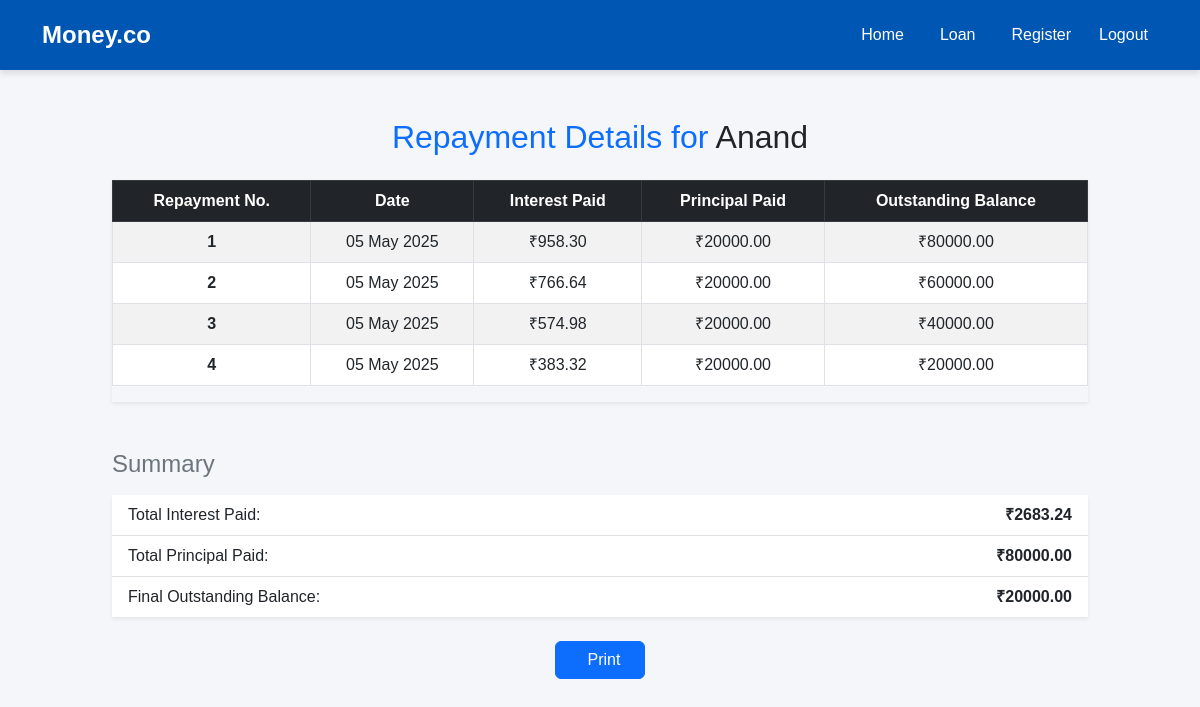
The app's page /repayments/21/ with its own data.
### moneyapp/models.py (models this page shows, shortened)
class Member(models.Model):
    ROLE_CHOICES = [('Teaching', 'Teaching Staff'), ('Non-Teaching', 'Non-Teaching Staff')]
    name            = models.CharField(max_length=100)
    member_id       = models.CharField(max_length=50, unique=True)
    department      = models.CharField(max_length=100, blank=True)
    designation     = models.CharField(max_length=100, blank=True)
    mob = models.CharField(max_length=10, validators=[phone_validator])
    email           = models.EmailField()
    dob             = models.DateField()
    doj             = models.DateField()
    doj_service     = models.DateField()
    maximum_period  = models.IntegerField()
    max_loan_amount = models.DecimalField(max_digits=10, decimal_places=2)
    city            = models.CharField(max_length=100)
    pincode         = models.CharField(max_length=10)
    role            = models.CharField(max_length=20, choices=ROLE_CHOICES, default='Non-Teaching')
    has_loan        = models.BooleanField(default=False)

class LoanRepayment(models.Model):
    member               = models.ForeignKey(Member, on_delete=models.CASCADE)
    repayment_number     = models.PositiveIntegerField()   # sequential number per member
    repayment_date       = models.DateField()
    interest_paid        = models.DecimalField(max_digits=10, decimal_places=2)
    principal_paid       = models.DecimalField(max_digits=10, decimal_places=2)
    total_payment        = models.DecimalField(max_digits=10, decimal_places=2)
    outstanding_balance  = models.DecimalField(max_digits=10, decimal_places=2)
    class Meta:
        ordering = ('member', 'repayment_number')
        constraints = [
            models.UniqueConstraint(fields=['member', 'repayment_number'], name='unique_member_repayment')
        ]

### moneyapp/views.py (the view)
# urls.py: path('repayments/<int:member_id>/', views.repayment_details, name='repayment_detail'),
def repayment_details(request, member_id):
    member = get_object_or_404(Member, id=member_id)
    repayments = LoanRepayment.objects.filter(member=member).order_by('repayment_number')
    total_interest = sum(r.interest_paid for r in repayments)
    total_principal = sum(r.principal_paid for r in repayments)
    final_balance = member.max_loan_amount
    return render(request, 'repayment_detail.html', {
        'member': member,
        'repayments': repayments,
        'total_interest': total_interest,
        'total_principal': total_principal,
        'final_balance': final_balance
    })

### moneyapp/templates/repayment_detail.html (shortened to what this page needs)
{% extends 'base.html' %}
{% block content %}
<div class="container my-5" style="max-width: 1000px;">
    <h2 class="text-center text-primary mb-4">Repayment Details for <span class="text-dark">{{ member.name }}</span></h2>
    <div class="table-responsive shadow-sm">
        <table class="table table-striped table-bordered align-middle">
            <thead class="table-dark text-center">
                <tr>
                    <th>Repayment No.</th>
                    <th>Date</th>
                    <th>Interest Paid</th>
                    <th>Principal Paid</th>
                    <th>Outstanding Balance</th>
                </tr>
            </thead>
            <tbody>
                {% if repayments %}
                    {% for repayment in repayments %}
                        <tr class="text-center">
                            <td><strong>{{ repayment.repayment_number }}</strong></td>
                            <td>{{ repayment.repayment_date|date:"d M Y" }}</td>
                            <td>₹{{ repayment.interest_paid|floatformat:2 }}</td>
                            <td>₹{{ repayment.principal_paid|floatformat:2 }}</td>
                            <td>₹{{ repayment.outstanding_balance|floatformat:2 }}</td>
                        </tr>
                    {% endfor %}
                {% else %}
                    <tr>
                        <td colspan="5" class="text-center text-danger py-4">
                            No repayments found for this member.
                        </td>
                    </tr>
                {% endif %}
            </tbody>
        </table>
    </div>
    <div class="mt-5">
        <h4 class="mb-3 text-secondary">Summary</h4>
        <ul class="list-group list-group-flush shadow-sm">
            <li class="list-group-item d-flex justify-content-between">
                <span>Total Interest Paid:</span> <strong>₹{{ total_interest|floatformat:2 }}</strong>
            </li>
            <li class="list-group-item d-flex justify-content-between">
                <span>Total Principal Paid:</span> <strong>₹{{ total_principal|floatformat:2 }}</strong>
            </li>
            <li class="list-group-item d-flex justify-content-between">
                <span>Final Outstanding Balance:</span> <strong>₹{{ final_balance|floatformat:2 }}</strong>
            </li>
        </ul>
    </div>
    <div class="text-center mt-4">
        <button onclick="window.print()" class="btn btn-primary px-4">
            Print
        </button>
    </div>
</div>
{% endblock %}

### moneyapp/templates/base.html (style rules this page uses)
body { background-color: #f4f6f9; font-family: 'Arial', sans-serif; padding-bottom: 80px; }

### records on screen
Member: name "Anand", max_loan_amount "20000.00"
LoanRepayment: repayment_number "1", repayment_date "05 May 2025", interest_paid "958.30", principal_paid "20000.00", outstanding_balance "80000.00"
LoanRepayment: repayment_number "2", repayment_date "05 May 2025", interest_paid "766.64", principal_paid "20000.00", outstanding_balance "60000.00"
LoanRepayment: repayment_number "3", repayment_date "05 May 2025", interest_paid "574.98", principal_paid "20000.00", outstanding_balance "40000.00"
LoanRepayment: repayment_number "4", repayment_date "05 May 2025", interest_paid "383.32", principal_paid "20000.00", outstanding_balance "20000.00"

### other values on screen
{{ total_interest|floatformat:2 }} "2683.24"
{{ total_principal|floatformat:2 }} "80000.00"
